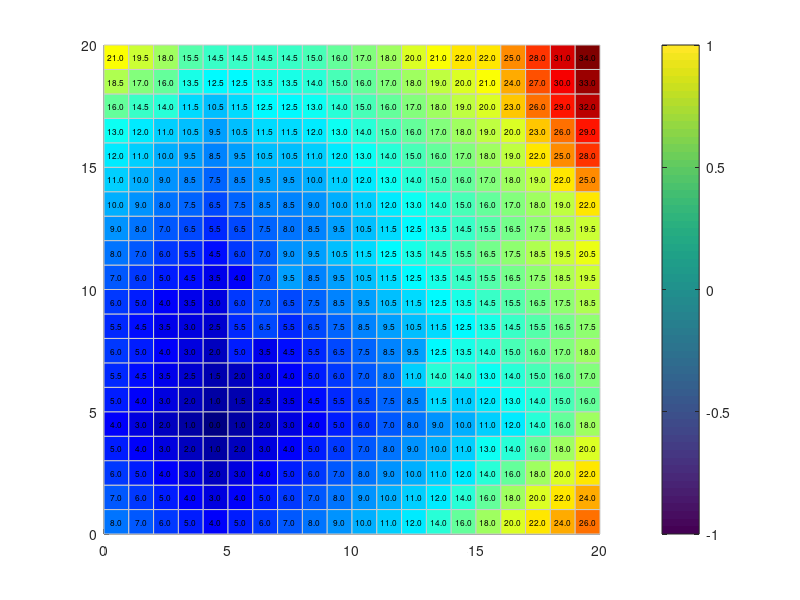

Here is the MATLAB script that generated this plot: (Note: this script raises an error after producing the figure.)
fprintf('Starting grid distance calculation...\n');

% --- Load the generated terrain data ---
% Make sure 'terrain_data.mat' exists from running terrain_abstraction_main.m
load('terrain_data.mat');

fprintf('Loaded terrain data. Grid size: %d\n', gridSize);

% --- Define Start Point ---
% For now, hardcode. This will be made interactive later.
startRow = 5;
startCol = 5;

% Validate start point
if startRow < 1 || startRow > gridSize || startCol < 1 || startCol > gridSize
    error('Start point (%d, %d) is out of grid bounds.', startRow, startCol);
end

% Get the terrain cost of the start cell
startCellTerrainCost = terrainTypes{terrainGrid(startRow, startCol)}.cost;
if isinf(startCellTerrainCost)
    error('Start point is on impassable terrain. Cannot calculate distances.');
end

fprintf('Calculating distances from start point: (%d, %d)\n', startRow, startCol);

% --- Initialize Dijkstra's Algorithm Data Structures ---
distances = ones(gridSize, gridSize) * inf;
distances(startRow, startCol) = 0;

% visited: Tracks which cells have been finalized (their minimum distance is known)
visited = false(gridSize, gridSize);

% Directions for 4-directional movement (up, down, left, right)
dr = [-1, 1, 0, 0];
dc = [0, 0, -1, 1];

numCells = gridSize * gridSize;
cellsProcessed = 0;

% Main Dijkstra's loop
while cellsProcessed < numCells
    minDist = inf;
    u_r = -1; % Row of the unvisited cell with the minimum distance
    u_c = -1; % Column of the unvisited cell with the minimum distance

    % Find the unvisited cell with the smallest distance
    for r = 1:gridSize
        for c = 1:gridSize
            if ~visited(r, c) && distances(r, c) < minDist
                minDist = distances(r, c);
                u_r = r;
                u_c = c;
            end
        end
    end

    % If no unvisited cell is reachable (minDist is still inf), break
    if u_r == -1
        break;
    end

    % Mark the current cell as visited
    visited(u_r, u_c) = true;
    cellsProcessed = cellsProcessed + 1;

    % Explore neighbors
    for k = 1:length(dr)
        v_r = u_r + dr(k);
        v_c = u_c + dc(k);

        % Check if neighbor is within grid bounds
        if v_r >= 1 && v_r <= gridSize && v_c >= 1 && v_c <= gridSize
            % Get terrain cost of the neighbor cell
            neighborTerrainCost = terrainTypes{terrainGrid(v_r, v_c)}.cost;

            % Only consider if neighbor is not visited and is traversable
            if ~visited(v_r, v_c) && ~isinf(neighborTerrainCost)
                % The cost to move to a neighbor is the neighbor's terrain cost.
                % This is a common way to model it: cost to ENTER the cell.
                cost_to_neighbor = neighborTerrainCost;

                % If the current path to neighbor is shorter, update it
                if distances(u_r, u_c) + cost_to_neighbor < distances(v_r, v_c)
                    distances(v_r, v_c) = distances(u_r, u_c) + cost_to_neighbor;
                end
            end
        end
    end
end

fprintf('Finished calculating distances.\n');

% --- Visualization of Distances ---
figure('Name', 'Grid Distances from Start Point', 'NumberTitle', 'off', 'Color', [0.95 0.95 0.95]);
ax = gca; % Get current axes handle
hold on;

% Use a colormap for visualization
finiteDistances = distances(~isinf(distances));
if isempty(finiteDistances)
    warning('No reachable cells from the start point.');
    % Just plot terrain as fallback
    for i = 1:gridSize
        for j = 1:gridSize
            currentTerrainIndex = terrainGrid(i, j);
            currentColor = terrainTypes{currentTerrainIndex}.color;
            rectangle('Position', [j-1, i-1, 1, 1], ...
                      'FaceColor', currentColor, ...
                      'EdgeColor', [0.8 0.8 0.8], ...
                      'LineWidth', 0.1);
        end
    end
    title('Grid Distances (No reachable cells)');
else
    maxFiniteDist = max(finiteDistances);
    minFiniteDist = min(finiteDistances);
    
    % Generate the colormap array
    numColors = 256; % Standard number of colors for colormaps
    my_colormap = jet(numColors); % Get 'jet' colormap with 256 colors
    
    for i = 1:gridSize
        for j = 1:gridSize
            if isinf(distances(i, j))
                % Impassable or unreachable cells
                currentColor = [0.7 0.7 0.7]; % Grey for unreachable/impassable
            else
                % Normalize distance to [0, 1] for colormap mapping
                normalizedDist = (distances(i, j) - minFiniteDist) / (maxFiniteDist - minFiniteDist + eps); % Add eps to avoid division by zero if all distances are same
                
                % Map normalizedDist to an index in the colormap array
                color_index = max(1, min(numColors, round(normalizedDist * (numColors - 1)) + 1));
                currentColor = my_colormap(color_index, :);
            end
            
            rectangle('Position', [j-1, i-1, 1, 1], ...
                      'FaceColor', currentColor, ...
                      'EdgeColor', [0.8 0.8 0.8], ...
                      'LineWidth', 0.1);
            
            % Optionally, display the distance value on the cell
            text(j - 0.5, i - 0.5, sprintf('%.1f', distances(i, j)), ...
                'HorizontalAlignment', 'center', 'VerticalAlignment', 'middle', ...
                'FontSize', 6, 'Color', 'k');
        end
    end
    
    % Add a color bar to show the distance scale
    colorbar('Ticks', linspace(0, 1, 5), ...
             'TickLabels', arrayfun(@(x) sprintf('%.1f', x), linspace(minFiniteDist, maxFiniteDist, 5), 'UniformOutput', false), ...
             'Label', 'Cost from Start Point');

    title(sprintf('Grid Distances from Start Point (%d, %d)', startRow, startCol));
end

% Plot the start point
plot(startCol - 0.5, startRow - 0.5, 'p', 'MarkerFaceColor', 'y', 'MarkerEdgeColor', 'k', 'MarkerSize', 15);
text(startCol - 0.5, startRow - 0.5, 'S', 'HorizontalAlignment', 'center', 'VerticalAlignment', 'middle', ...
     'FontSize', 10, 'Color', 'k', 'FontWeight', 'bold');


axis equal;
xlim([0, gridSize]);
ylim([0, gridSize]);
set(gca, 'YDir', 'normal');
set(gca, 'XTick', 0:gridSize, 'YTick', 0:gridSize);
grid on;
box on;
xlabel('X-coordinate');
ylabel('Y-coordinate');

hold off;
fprintf('Distance calculation and visualization complete.\n');